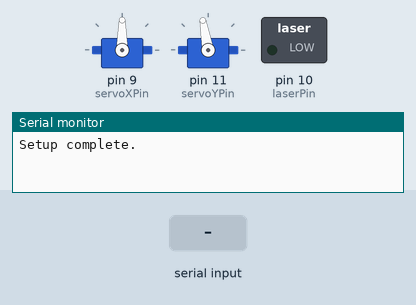
Simulated run of this sketch. Board: Arduino Uno, built with avr-gcc and run on an emulated ATmega328P. Shown: 2 × servo, switched loads named in the sketch (green lamp = pin HIGH), the last lines printed to the serial monitor. The inputs (shaded band) are chosen by the test bench.

Above: at 1.2 s.
1.3 s: "90,45\n" received over Serial
At 2.0 s:
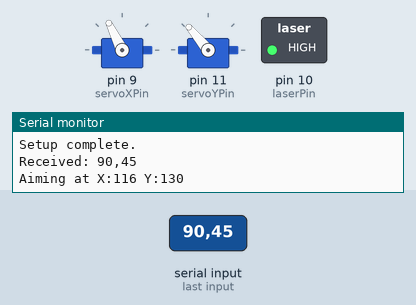
3.0 s: "1,90,45\n" received over Serial
At 3.5 s:
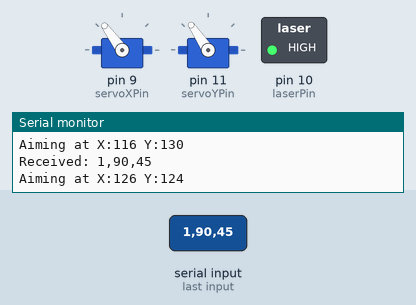
4.5 s: "30,150\n" received over Serial
At 5.7 s:
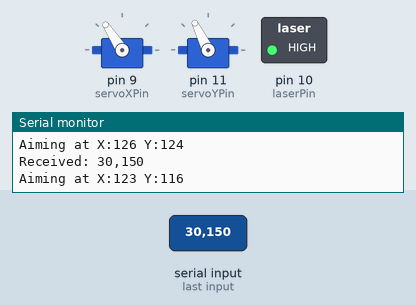
6.0 s: "1,90\n" received over Serial
At 7.1 s:
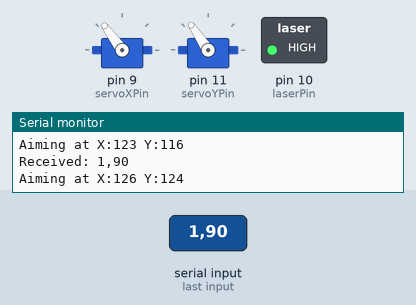
Timing chart, 0 to 8.5 s (numbered marks = the images above; inputs shaded):
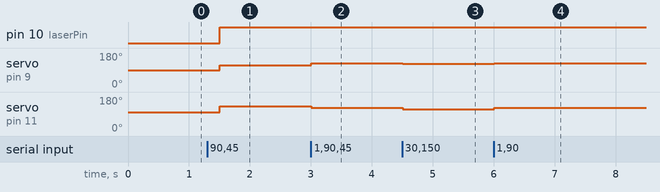

The sketch:

servo.ino
```cpp
#include <Servo.h>

// Define pin numbers
const int laserPin = 10;     // Pin for laser control
const int servoXPin = 9;     // Pin for horizontal (X-axis) servo
const int servoYPin = 11;    // Pin for vertical (Y-axis) servo

// Create servo objects
Servo servoX;
Servo servoY;

// Variables to manage laser timing
unsigned long laserOffTime = 0;  // Time when laser should turn off

void setup() {
    Serial.begin(9600);               // Initialize serial communication
    servoX.attach(servoXPin);          // Attach horizontal servo
    servoY.attach(servoYPin);          // Attach vertical servo
    pinMode(laserPin, OUTPUT);         // Set laser pin as output
    digitalWrite(laserPin, LOW);       // Laser off initially

    // Center servos at startup
    servoX.write(90);
    servoY.write(100);
    Serial.println("Setup complete.");
}

void loop() {
    // 1) Read incoming serial data
    if (Serial.available()) {
        String input = Serial.readStringUntil('\n');
        input.trim();  // Clean any extra whitespace

        Serial.println("Received: " + input);  // Debug print

        int commaIndex = input.indexOf(',');
        if (commaIndex > 0) {
            int centerX = input.substring(0, commaIndex).toInt();
            int centerY = input.substring(commaIndex + 1).toInt();

            if (centerX == 0 && centerY == 0) {
                //digitalWrite(laserPin, LOW);
                servoX.write(90);   // Center position
                servoY.write(100);  // Center position
                Serial.println("No face detected: Centering servos.");
            } else {
                int posX = map(centerX, 0, 640, 126, 54);
                int posY = map(centerY, 0, 480, 135, 72);

                // Clamp values to servo range (optional, but safe)
                //posX = constrain(posX, 0, 180);
                //posY = constrain(posY, 0, 180);

                servoX.write(posX);
                servoY.write(posY);
                digitalWrite(laserPin, HIGH);

                laserOffTime = millis() + 1000;  // Keep laser on for 1 second

                Serial.print("Aiming at X:");
                Serial.print(posX);
                Serial.print(" Y:");
                Serial.println(posY);
            }
        }
    }

    // 2) Turn off the laser after 1 second


    // 3) Heartbeat to show the loop is running
    //Serial.println("Loop tick");
    delay(500);  // Small delay to avoid flooding serial output
}
```

Measured:
- after the input at 1.3 s, pin 10 (laserPin): LOW → HIGH after 0.20 s; servo on pin 9 (servoXPin): 90° → 116° after 0.20 s; servo on pin 11 (servoYPin): 100° → 130° after 0.20 s
- after the input at 3.0 s, servo on pin 9 (servoXPin): 116° → 126° at once; servo on pin 11 (servoYPin): 130° → 124° at once
- after the input at 4.5 s, servo on pin 9 (servoXPin): 126° → 123° at once; servo on pin 11 (servoYPin): 124° → 116° at once
- after the input at 6.0 s, servo on pin 9 (servoXPin): 123° → 126° at once; servo on pin 11 (servoYPin): 116° → 124° at once
